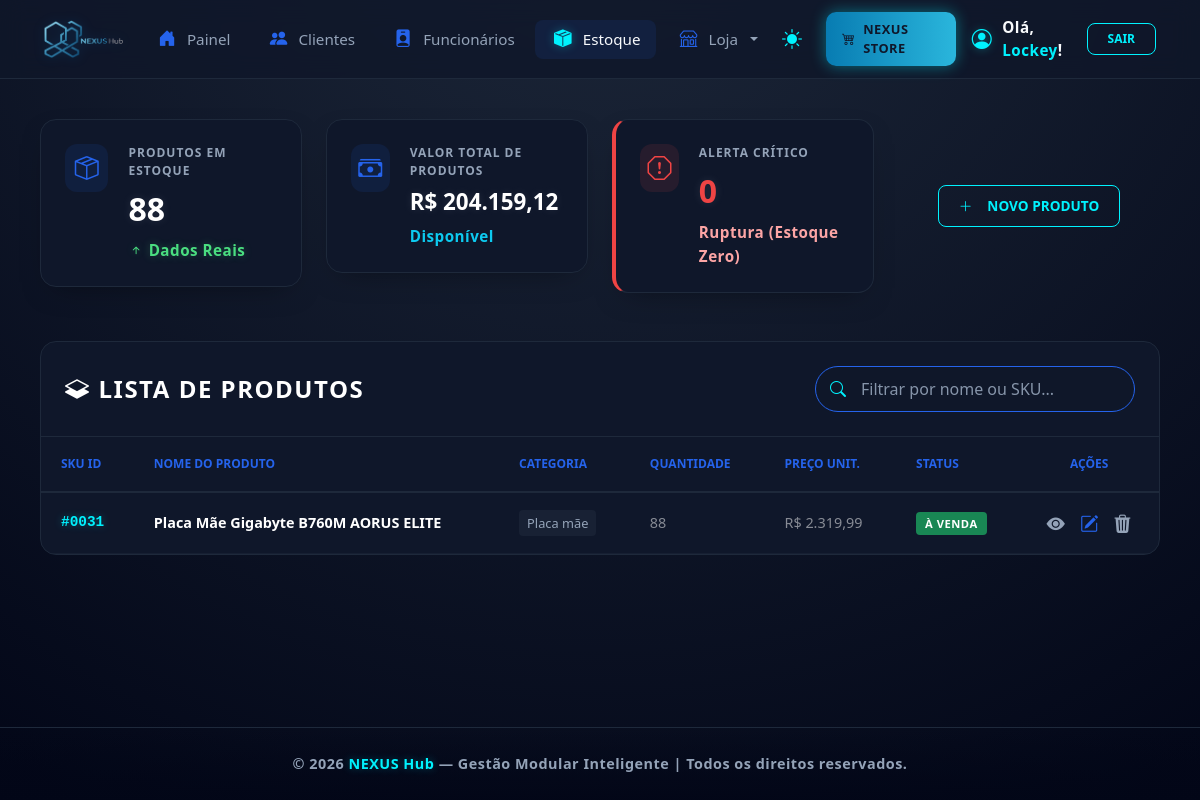
The app's page /nexushub/dashboard/estoque/ (signed in), older data.
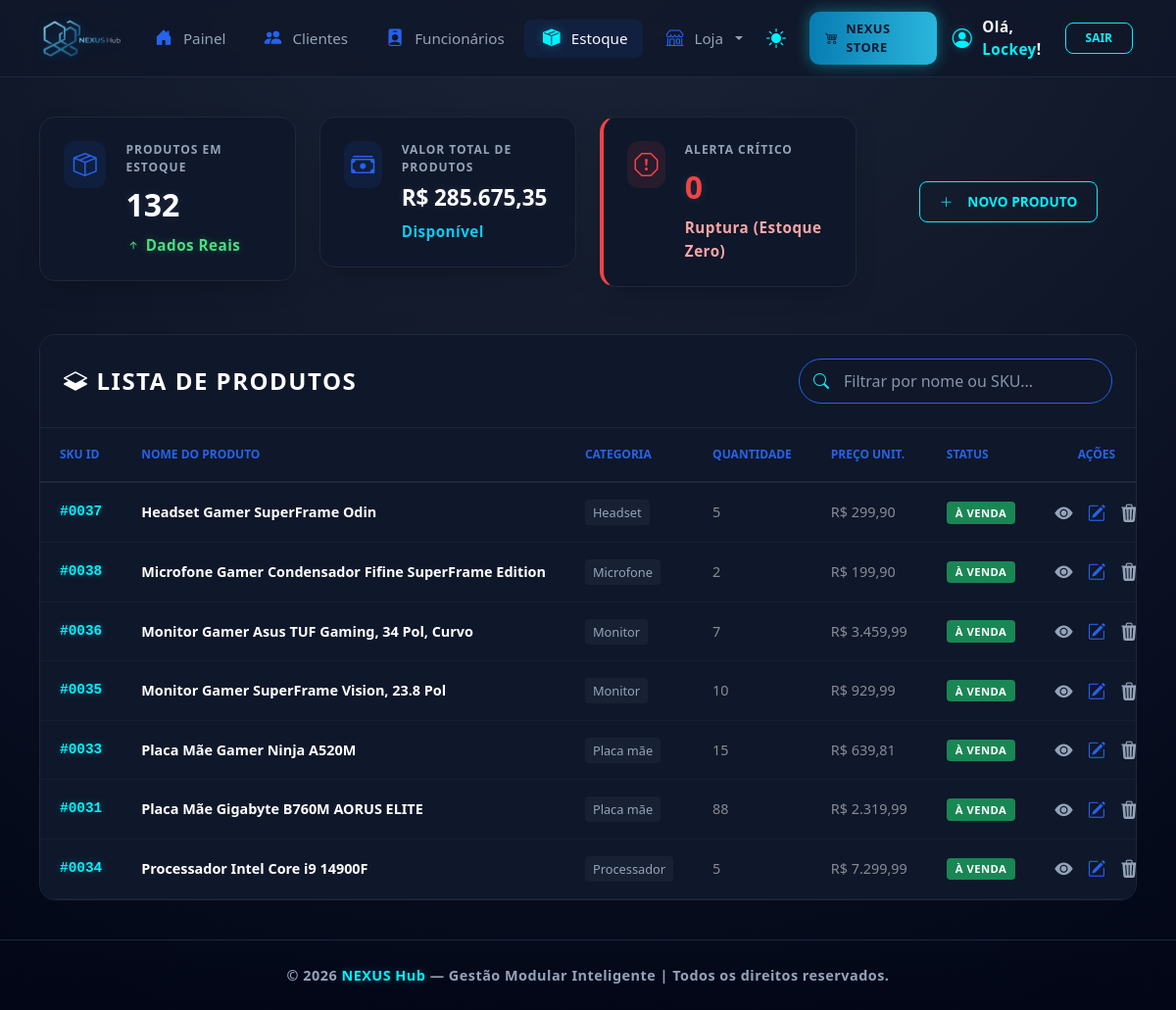
The same page, newer data.
### dashboard/models.py (models this page shows, shortened)
class Produto(models.Model):
    loja = models.ForeignKey(Loja, on_delete=models.CASCADE)
    categoria = models.ForeignKey('Categoria', on_delete=models.SET_NULL, null=True, blank=True)
    nome = models.CharField(max_length=255)
    descricao = models.TextField()
    preco = models.DecimalField(max_digits=10, decimal_places=2)
    estoque = models.IntegerField(default=0)
    estoque_minimo = models.IntegerField(default=5)
    ativo = models.BooleanField(default=True)
    data_criacao = models.DateTimeField(auto_now_add=True)
    em_oferta = models.BooleanField(default=False, verbose_name="Ativar Promoção?")
    preco_promocional = models.DecimalField(
        max_digits=10,
        decimal_places=2,
        null=True,
        blank=True,
        verbose_name="Preço com Desconto"
    )

class Categoria(models.Model):
    nome = models.CharField(max_length=100)
    slug = models.SlugField(unique=True)

### dashboard/views.py (the view)
# urls.py: path('dashboard/estoque/', views.lista_estoque, name='lista_estoque'),
def lista_estoque(request):
    if request.user.is_superuser:
        produtos_base = Produto.objects.all()
    else:
        loja_usuario = None
        if hasattr(request.user, 'perfil') and hasattr(request.user.perfil, 'loja'):
            loja_usuario = request.user.perfil.loja
        elif hasattr(request.user, 'loja'):
            loja_usuario = request.user.loja
        if loja_usuario:
            produtos_base = Produto.objects.filter(loja=loja_usuario)
        else:
            try:
                produtos_base = Produto.objects.filter(loja__vendedor__usuario=request.user)
            except Exception:
                produtos_base = Produto.objects.none()
    termo_busca = request.GET.get('q', '').strip()
    alertas_count = produtos_base.filter(estoque__lte=F('estoque_minimo')).count()
    alertas_criticos = produtos_base.filter(estoque__lte=0).count()
    produtos = produtos_base
    if request.GET.get('baixo_estoque'):
        produtos = produtos.filter(estoque__lte=F('estoque_minimo'))
    totais = produtos.aggregate(
        total_itens=Sum('estoque'),
        valor_total=Sum(F('preco') * F('estoque'))
    )
    valor_bruto = totais['valor_total'] or 0
    valor_estoque_formatado = f"{valor_bruto:,.2f}".replace(",", "X").replace(".", ",").replace("X", ".")
    if termo_busca:
        produtos = produtos.filter(
            Q(nome__icontains=termo_busca) |
            Q(descricao__icontains=termo_busca)
        )
    produtos = produtos.order_by('nome')
    context = {
        'produtos': produtos,
        'termo_busca': termo_busca,
        'total_itens': totais['total_itens'] or 0,
        'valor_estoque': valor_estoque_formatado,   # String bonita e limpa (R$ 204.159,12)
        'alertas_reposicao': alertas_count,
        'alertas_criticos': alertas_criticos,       # Envia para o card de Ruptura
        'titulo_aba': 'Gerenciamento de Estoque | NEXUS Hub',
    }
    return render(request, 'estoque_lista.html', context)

### dashboard/templates/estoque_lista.html (shortened to what this page needs)
{% extends 'base.html' %}
{% load static %}
{% load humanize %}
{% block content %}
<div class="row g-4 mb-5">
    <div class="col-md-3">
        <div class="stat-card">
            <div class="stat-icon"><i class="bi bi-box-seam"></i></div>
            <div class="stat-content">
                <span class="stat-label">Produtos em Estoque</span>
                <div class="stat-value">{{ total_itens|intcomma }}</div>
                <span class="stat-trend trend-up"><i class="bi bi-arrow-up-short"></i> Dados Reais</span>
            </div>
        </div>
    </div>
    <div class="col-md-3">
        <div class="stat-card">
            <div class="stat-icon"><i class="bi bi-cash-stack"></i></div>
            <div class="stat-content">
                <span class="stat-label">Valor Total de Produtos</span>
                <div class="stat-value" style="font-size: 1.4rem;">
                    R$ {{ valor_estoque|intcomma }}
                </div>
                <span class="stat-trend text-info">Disponível</span>
            </div>
        </div>
    </div>
    <div class="col-md-3">
        <div class="stat-card warning">
            <div class="stat-icon"><i class="bi bi-exclamation-octagon"></i></div>
            <div class="stat-content">
                <span class="stat-label">Alerta Crítico</span>
                <div class="stat-value" style="color: #ef4444;">
                    {{ alertas_criticos|stringformat:"01d" }}
                </div>
                <span class="stat-trend text-alert-red">Ruptura (Estoque Zero)</span>
            </div>
        </div>
    </div>
    <div class="col-md-3">
        <div class="d-flex flex-column h-100 justify-content-center align-items-center">
            <a href="{% url 'cadastrar_produto' %}" class="logout-btn btn-header-nexus">
                <i class="bi bi-plus-lg"></i> NOVO PRODUTO
            </a>
        </div>
    </div>
</div>
<div class="table-responsive" style="overflow-x: auto; -webkit-overflow-scrolling: touch; border-radius: 16px; background: var(--bg-card); border: 1px solid var(--borda);">
    <div class="p-4 d-flex justify-content-between align-items-center flex-wrap gap-3" style="border-bottom: 1px solid var(--borda);">
        <h5 class="m-0 nexus-title-inventory" style="font-weight: 600; font-size: 1.5rem; letter-spacing: 1.5px; color: #fff; text-transform: uppercase; margin: 0 !important;">
            <i class="bi bi-layers-half me-2"></i>Lista de Produtos
        </h5>
        <div class="search-container">
            <i class="bi bi-search search-icon"></i>
            <input type="text" id="nexusSearch" class="nexus-input" placeholder="Filtrar por nome ou SKU...">
        </div>
    </div>
    <table class="table-nexus" style="width: 100%; min-width: 850px; margin-bottom: 0; border-collapse: collapse;">
        <thead>
            <tr>
                <th style="padding: 16px 20px;">SKU ID</th>
                <th>Nome do Produto</th>
                <th>Categoria</th>
                <th>Quantidade</th>
                <th>Preço Unit.</th>
                <th>Status</th>
                <th class="text-center" style="padding: 16px 20px;">Ações</th>
            </tr>
        </thead>
        <tbody id="estoqueTable">
            {% for produto in produtos %}
            <tr style="border-bottom: 1px solid var(--borda); transition: background 0.2s;">
                <td class="sku-highlight" style="padding: 16px 20px;">#{{ produto.id|stringformat:"04d" }}</td>
                <td class="fw-bold text-white">{{ produto.nome }}</td>
                <td><span class="badge-category">{{ produto.categoria.nome }}</span></td>
                <td>
                    {% if produto.estoque <= produto.estoque_minimo %}
                        <span class="text-danger fw-bold">
                            <i class="bi bi-exclamation-triangle-fill me-1"></i>{{ produto.estoque }}
                        </span>
                    {% else %}
                        <span class="text-white-50">{{ produto.estoque }}</span>
                    {% endif %}
                </td>
                <td class="text-white-50">R$ {{ produto.preco|floatformat:2 }}</td>
                <td>
                    {% if produto.estoque <= 0 %}
                        <span class="badge bg-danger">Esgotado</span>
                    {% elif produto.estoque <= produto.estoque_minimo %}
                        <span class="badge bg-warning text-dark">Estoque Baixo</span>
                    {% else %}
                        <span class="badge bg-success">À Venda</span>
                    {% endif %}
                </td>
                <td class="text-center" style="padding: 16px 20px;">
                    <div class="action-buttons" style="display: flex; gap: 15px; justify-content: center;">
                        <a href="{% url 'detalhe_produto' produto.id %}" class="btn-action details" title="Ver detalhes" style="color: var(--texto-muted);">
                            <i class="bi bi-eye-fill"></i>
                        </a>
                        <a href="{% url 'editar_produto' produto.id %}" class="btn-action edit" title="Editar" style="color: var(--nexus-blue);">
                            <i class="bi bi-pencil-square"></i>
                        </a>
                        <a href="javascript:void(0)" onclick="abrirModalExclusao('{{ produto.id }}', '{{ produto.nome }}')" class="btn-action delete" title="Excluir" style="color: var(--texto-muted);">
                            <i class="bi bi-trash3-fill"></i>
                        </a>
                    </div>
                </td>
            </tr>
            {% empty %}
            <tr>
                <td colspan="7" class="text-center py-5 text-secondary">Nenhum produto cadastrado no sistema.</td>
            </tr>
            {% endfor %}
        </tbody>
    </table>
</div>
{% endblock %}

### dashboard/templates/base.html (shortened to what this page needs)
{% load static %}
<!DOCTYPE html>
<html lang="pt-br">
<head>
    <link href="https://cdn.jsdelivr.net/npm/bootstrap@5.3.0/dist/css/bootstrap.min.css" rel="stylesheet">
    <link rel="stylesheet" href="https://cdn.jsdelivr.net/npm/bootstrap-icons@1.11.1/font/bootstrap-icons.css">
</head>
<body>
    <nav class="navbar navbar-expand-lg navbar-nexus-top">
        <div class="container-fluid">
            <a class="navbar-brand" href="{% url 'dashboard' %}">
                <img src="{% static 'img/nexushub.png' %}" alt="NEXUS HUB" class="brand-logo-hub">
            </a>
            <div class="collapse navbar-collapse" id="nexusTopNavbar">
                <ul class="navbar-nav me-auto mb-2 mb-lg-0 gap-1">
                    {% if user.perfil.nivel in 'ADMIN,GERENTE,DONO' or user.is_superuser or is_admin %}
                    <li class="nav-item {% if request.resolver_match.url_name == 'dashboard' %}active{% endif %}">
                        <a class="nav-link" href="{% url 'dashboard' %}"><i class="bi bi-house-door-fill"></i> Painel</a>
                    </li>
                    <li class="nav-item {% if request.resolver_match.url_name == 'lista_clientes' %}active{% endif %}">
                        <a class="nav-link" href="{% url 'lista_clientes' %}"><i class="bi bi-people-fill"></i> Clientes</a>
                    </li>
                    <li class="nav-item {% if request.resolver_match.url_name == 'lista_funcionarios' %}active{% endif %}">
                        <a class="nav-link" href="{% url 'lista_funcionarios' %}"><i class="bi bi-person-badge-fill"></i> Funcionários</a>
                    </li>
                    {% endif %}
                    {% if user.perfil.nivel in 'ADMIN,GERENTE,DONO' or user.is_superuser or is_admin or is_vendedor %}
                        {% if loja %}
                        <li class="nav-item {% if request.resolver_match.url_name == 'lista_estoque' %}active{% endif %}">
                            <a class="nav-link" href="{% url 'lista_estoque' %}"><i class="bi bi-box-seam-fill"></i> Estoque</a>
                        </li>
                        {% endif %}
                        <li class="nav-item dropdown">
                            <a class="nav-link dropdown-toggle" href="#" role="button" data-bs-toggle="dropdown" aria-expanded="false">
                                <i class="bi bi-shop"></i> Loja
                            </a>
                        </li>
                    {% endif %}
                </ul>
                <div class="d-flex align-items-center gap-3 mobile-actions-wrapper">
                    <button id="theme-toggle" class="theme-toggle-btn" title="Alternar Tema">
                        <i id="theme-icon" class="bi bi-sun-fill"></i>
                    </button>
                    <a href="{% url 'vitrine' %}" class="btn-nexus-store-brand">
                        <i class="bi bi-cart4 me-2" style="color: inherit !important;"></i> NEXUS Store
                    </a>
                    {% if user.is_authenticated %}
                    <div class="user-info d-flex align-items-center gap-3">
                        <div class="user-welcome-text">
                            <i class="bi bi-person-circle"></i>
                            <span>Olá, <span style="color: var(--sotaque-glow);">{{ user.username }}</span>!</span>
                        </div>
                        <a href="{% url 'logout_view' %}" class="logout-btn">Sair</a>
                    </div>
                    {% endif %}
                </div>
            </div>
        </div>
    </nav>
    <div class="nexus-main-content" id="main-content">
        {% block content %}
        {% endblock %}
    </div>
    <footer class="rodape">
        <p>&copy; {% now "Y" %} <span class="footer-brand">NEXUS Hub</span> — Gestão Modular Inteligente | Todos os direitos reservados.</p>
    </footer>
</body>
</html>

### dashboard/templates/base.html (style rules this page uses)
:root { --nexus-blue: #2563eb; --nexus-blue-glow: rgba(37, 99, 235, 0.4); --azul-profundo: #020617; --azul-card: #0f172a; --borda: #1e293b; --texto-muted: #94a3b8; --turquesa-brilhante: #00f2fe; --turquesa-glow: rgba(0, 242, 254, 0.3); --bg-principal: radial-gradient(circle at 50% -20%, #1e293b 0%, #020617 100%); --bg-navbar: rgba(15, 23, 42, 0.8); --bg-card: #0f172a; --texto-principal: #f8fafc; --sotaque-glow: var(--turquesa-brilhante); --bg-alert: #1e293b; --border-alert: #0ea5e9; }
.action-buttons { display: flex; gap: 18px; justify-content: center; align-items: center; }
.btn-action { font-size: 1.15rem; transition: all 0.2s ease; text-decoration: none; display: inline-flex; color: var(--texto-muted); }
.btn-action.edit { color: var(--nexus-blue) !important; }
* { margin: 0; padding: 0; box-sizing: border-box; font-family: 'Segoe UI', system-ui, sans-serif; }
body { background: var(--bg-principal) !important; background-attachment: fixed; color: var(--texto-principal) !important; min-height: 100vh; display: flex; flex-direction: column; transition: background 0.3s ease, color 0.3s ease; }
.navbar-nexus-top { background: var(--bg-navbar) !important; backdrop-filter: blur(12px); border-bottom: 1px solid var(--borda); padding: 0.75rem 2rem; position: sticky; top: 0; z-index: 1040; }
.brand-logo-hub { height: 38px; width: auto; filter: drop-shadow(0 0 6px rgba(0, 150, 255, 0.2)); transition: transform 0.3s ease; }
.navbar-nav .nav-link { color: var(--texto-muted) !important; font-weight: 500; font-size: 0.95rem; padding: 0.5rem 1rem !important; border-radius: 8px; display: flex; align-items: center; gap: 8px; transition: all 0.2s ease; }
.navbar-nav .nav-link i { width: 1.5rem; display: flex; justify-content: center; font-size: 1.1rem; color: var(--nexus-blue); }
.navbar-nav .nav-link:hover, .navbar-nav .nav-item.active .nav-link { color: var(--texto-principal) !important; background: rgba(37, 99, 235, 0.1); }
.navbar-nav .nav-item.active .nav-link i { color: var(--turquesa-brilhante); filter: drop-shadow(0 0 5px var(--turquesa-glow)); }
.theme-toggle-btn { background: none; border: none; color: var(--sotaque-glow); cursor: pointer; padding: 8px; display: flex; align-items: center; justify-content: center; transition: transform 0.2s ease; font-size: 1.25rem; }
.btn-nexus-store-brand { background: linear-gradient(90deg, #087cb2, #2ab6dc); color: #0f172a !important; padding: 8px 16px; border-radius: 10px; text-decoration: none; display: inline-flex; align-items: center; justify-content: center; font-weight: 700; font-size: 0.8rem; transition: 0.3s; box-shadow: 0 0 15px rgba(0, 242, 254, 0.4); border: none; text-transform: uppercase; letter-spacing: 0.5px; }
.nexus-main-content { flex: 1 1 auto; padding: 40px; width: 100%; }
.fade-in-content { animation: fadeInUp 0.5s ease-out forwards; }
.rodape { padding: 25px; text-align: center; background: linear-gradient(0deg, rgba(2, 6, 23, 0.9) 0%, transparent 100%); border-top: 1px solid var(--borda); margin-top: auto; }
.rodape p { color: var(--texto-muted); font-size: 0.9rem; font-weight: 600; letter-spacing: 0.5px; margin: 0; }
.footer-brand { color: var(--sotaque-glow); text-shadow: 0 0 8px var(--turquesa-glow); }
.user-welcome-text { font-size: 0.95rem; font-weight: 600; letter-spacing: 0.5px; color: var(--texto-principal); display: flex; align-items: center; gap: 10px; }
.user-welcome-text i { font-size: 1.25rem; color: var(--sotaque-glow); filter: drop-shadow(0 0 5px var(--turquesa-glow)); }
.logout-btn { border: 1px solid var(--sotaque-glow); color: var(--sotaque-glow); padding: 6px 20px; border-radius: 8px; text-decoration: none; font-size: 0.75rem; font-weight: 700; text-transform: uppercase; transition: 0.3s; }

Row changes from the older to the newer data that the page shows:
added Produto: id "0037", nome "Headset Gamer SuperFrame Odin", categoria.nome "Headset", estoque "5", preco "299,90", estoque_minimo "À VENDA"
added Produto: id "0038", nome "Microfone Gamer Condensador Fifine SuperFrame Edition", categoria.nome "Microfone", estoque "2", preco "199,90", estoque_minimo "À VENDA"
added Produto: id "0036", nome "Monitor Gamer Asus TUF Gaming, 34 Pol, Curvo", categoria.nome "Monitor", estoque "7", preco "3.459,99", estoque_minimo "À VENDA"
added Produto: id "0035", nome "Monitor Gamer SuperFrame Vision, 23.8 Pol", categoria.nome "Monitor", estoque "10", preco "929,99", estoque_minimo "À VENDA"
added Produto: id "0033", nome "Placa Mãe Gamer Ninja A520M", categoria.nome "Placa mãe", estoque "15", preco "639,81", estoque_minimo "À VENDA"
added Produto: id "0034", nome "Processador Intel Core i9 14900F", categoria.nome "Processador", estoque "5", preco "7.299,99", estoque_minimo "À VENDA"
Text that changed along with them:
{{ total_itens|intcomma }}: "88" → "132"
{{ valor_estoque|intcomma }}: "204.159,12" → "285.675,35"
